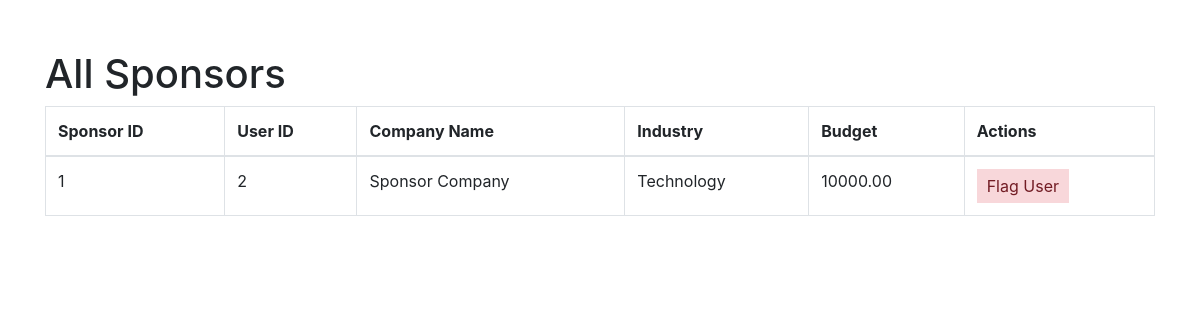
/admin/allsponsors (signed in), run on the app's committed database.
### models.py (models this page shows, shortened)
class Sponsor(db.Model):
    __tablename__ = "sponsors"
    sponsor_id = db.Column(db.Integer, primary_key=True, autoincrement=True)
    user_id = db.Column(db.Integer, db.ForeignKey("users.user_id"), nullable=False)
    company_name = db.Column(db.String(255))
    industry = db.Column(db.String(255))
    budget = db.Column(db.Numeric(10, 2))
    campaigns = db.relationship("Campaign", backref="sponsor", lazy=True)

### admin.py (the view)
@admin.route('/allsponsors')
def all_sponsors():
    if "user_name" in session and "role" in session:
        if session["role"] == "admin":
            sponsors = Sponsor.query.all()
            return render_template("admin_allsponsors.html", sponsors=sponsors)
    return redirect(url_for("home"))

### app.py (called while the page is built)
@app.before_request
def create_tables():
    init_db(app)

### models.py (called while the page is built, shortened)
def init_db(app):
    with app.app_context():
        db.create_all()

### templates/admin_allsponsors.html (shortened to what this page needs)
<!DOCTYPE html>
<html lang="en">
<head>
    <link rel="stylesheet" href="https://stackpath.bootstrapcdn.com/bootstrap/4.3.1/css/bootstrap.min.css">
</head>
<body>
    <div class="container">
        <h1>All Sponsors</h1>
        <table class="table table-bordered">
            <thead>
                <tr>
                    <th>Sponsor ID</th>
                    <th>User ID</th>
                    <th>Company Name</th>
                    <th>Industry</th>
                    <th>Budget</th>
                    <th>Actions</th>
                </tr>
            </thead>
            <tbody>
                {% for sponsor in sponsors %}
                <tr>
                    <td>{{ sponsor.sponsor_id }}</td>
                    <td>{{ sponsor.user_id }}</td>
                    <td>{{ sponsor.company_name }}</td>
                    <td>{{ sponsor.industry }}</td>
                    <td>{{ sponsor.budget }}</td>
                    <td><button class="flag-button" onclick="flagUser('{{ sponsor.user_id }}')">Flag User</button></td>
                </tr>
                {% endfor %}
            </tbody>
        </table>
    </div>
</body>
</html>

### templates/admin_allsponsors.html (style rules this page uses)
.container { margin-top: 50px; }
.flag-button { background-color: #f8d7da; color: #721c24; border: none; padding: 5px 10px; cursor: pointer; }

### data on the page
Sponsor: sponsor_id "1", user_id "2", company_name "Sponsor Company", industry "Technology", budget "10000.00"
